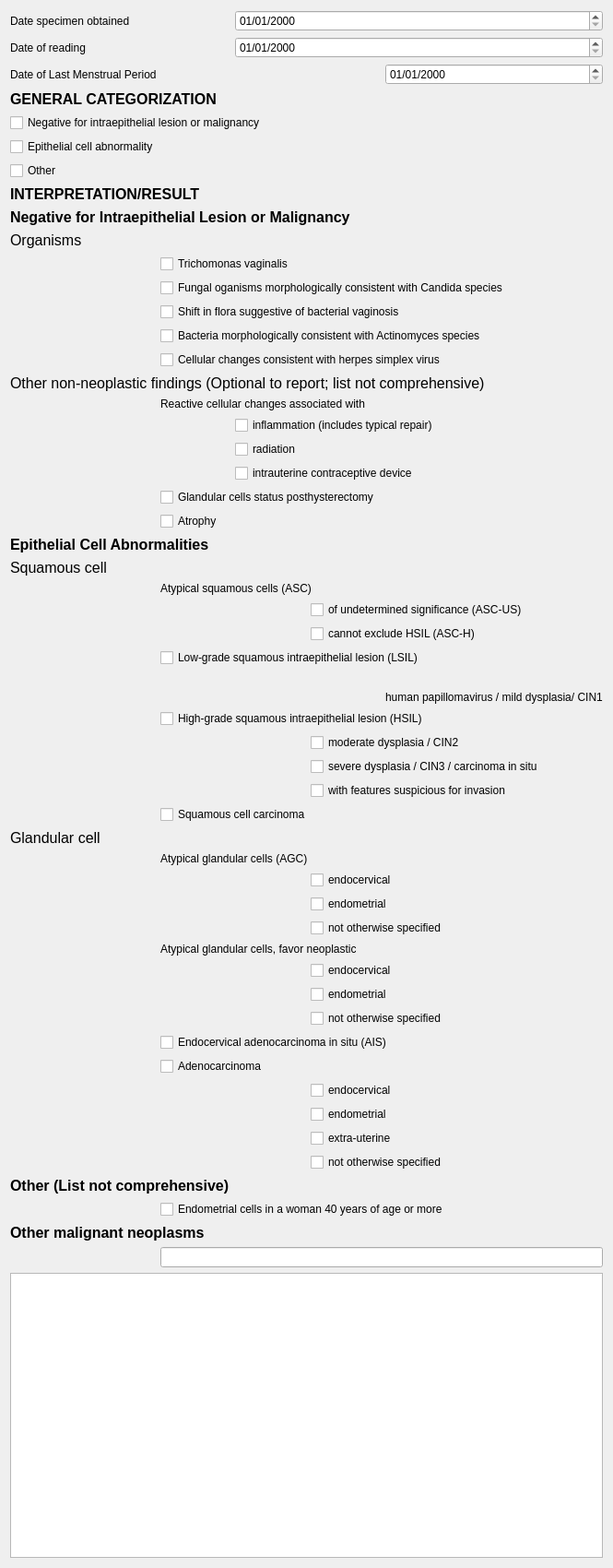
<?xml version="1.0" encoding="UTF-8"?>
<ui version="4.0">
 <class>Form</class>
 <widget class="QWidget" name="Form">
  <property name="geometry">
   <rect>
    <x>0</x>
    <y>0</y>
    <width>665</width>
    <height>1700</height>
   </rect>
  </property>
  <property name="windowTitle">
   <string>Form</string>
  </property>
  <layout class="QGridLayout" name="gridLayout">
   <item row="0" column="0" colspan="3">
    <widget class="QLabel" name="dateSpecimenLabel">
     <property name="text">
      <string>Date specimen obtained</string>
     </property>
    </widget>
   </item>
   <item row="0" column="3" colspan="3">
    <widget class="QDateEdit" name="specimenDateEdit">
     <property name="displayFormat">
      <string>dd/MM/yyyy</string>
     </property>
    </widget>
   </item>
   <item row="1" column="0" colspan="2">
    <widget class="QLabel" name="dateReadingLabel">
     <property name="text">
      <string>Date of reading</string>
     </property>
    </widget>
   </item>
   <item row="1" column="3" colspan="3">
    <widget class="QDateEdit" name="readingDateEdit">
     <property name="displayFormat">
      <string>dd/MM/yyyy</string>
     </property>
    </widget>
   </item>
   <item row="2" column="0" colspan="4">
    <widget class="QLabel" name="dateLmpLabel">
     <property name="text">
      <string>Date of Last Menstrual Period</string>
     </property>
    </widget>
   </item>
   <item row="2" column="5">
    <widget class="QDateEdit" name="lmpDateEdit">
     <property name="displayFormat">
      <string>dd/MM/yyyy</string>
     </property>
    </widget>
   </item>
   <item row="3" column="0" colspan="6">
    <widget class="QLabel" name="generalCategorizationLabel">
     <property name="font">
      <font>
       <pointsize>12</pointsize>
       <weight>75</weight>
       <bold>true</bold>
      </font>
     </property>
     <property name="text">
      <string>GENERAL CATEGORIZATION</string>
     </property>
    </widget>
   </item>
   <item row="4" column="0" colspan="6">
    <widget class="QCheckBox" name="negativeIntraepithelialLesionMalignancyCheckBox">
     <property name="text">
      <string>Negative for intraepithelial lesion or malignancy</string>
     </property>
    </widget>
   </item>
   <item row="5" column="0" colspan="6">
    <widget class="QCheckBox" name="epithelialCellAbnormalityCheckBox">
     <property name="text">
      <string>Epithelial cell abnormality</string>
     </property>
    </widget>
   </item>
   <item row="6" column="0">
    <widget class="QCheckBox" name="generalCategorizationOtherCheckBox">
     <property name="text">
      <string>Other</string>
     </property>
    </widget>
   </item>
   <item row="7" column="0" colspan="6">
    <widget class="QLabel" name="interpretationLabel">
     <property name="font">
      <font>
       <pointsize>12</pointsize>
       <weight>75</weight>
       <bold>true</bold>
      </font>
     </property>
     <property name="text">
      <string>INTERPRETATION/RESULT</string>
     </property>
    </widget>
   </item>
   <item row="8" column="0" colspan="6">
    <widget class="QLabel" name="negativeIntraepithelialLesionMalignancyLabel">
     <property name="font">
      <font>
       <pointsize>12</pointsize>
       <weight>75</weight>
       <bold>true</bold>
      </font>
     </property>
     <property name="text">
      <string>Negative for Intraepithelial Lesion or Malignancy</string>
     </property>
    </widget>
   </item>
   <item row="9" column="0" colspan="3">
    <widget class="QLabel" name="organismsLabel">
     <property name="font">
      <font>
       <pointsize>12</pointsize>
      </font>
     </property>
     <property name="text">
      <string>Organisms</string>
     </property>
    </widget>
   </item>
   <item row="10" column="2" colspan="4">
    <widget class="QCheckBox" name="trichomonasVaginalisCheckBox">
     <property name="text">
      <string>Trichomonas vaginalis</string>
     </property>
    </widget>
   </item>
   <item row="11" column="2" colspan="4">
    <widget class="QCheckBox" name="candidaCheckBox">
     <property name="text">
      <string>Fungal oganisms morphologically consistent with Candida species</string>
     </property>
    </widget>
   </item>
   <item row="12" column="2" colspan="4">
    <widget class="QCheckBox" name="vaginosisCheckBox">
     <property name="text">
      <string>Shift in flora suggestive of bacterial vaginosis</string>
     </property>
    </widget>
   </item>
   <item row="13" column="2" colspan="4">
    <widget class="QCheckBox" name="actinomycesCheckBox">
     <property name="text">
      <string>Bacteria morphologically consistent with Actinomyces species</string>
     </property>
    </widget>
   </item>
   <item row="14" column="2" colspan="4">
    <widget class="QCheckBox" name="hsvCheckBox">
     <property name="text">
      <string>Cellular changes consistent with herpes simplex virus</string>
     </property>
    </widget>
   </item>
   <item row="15" column="0" colspan="6">
    <widget class="QLabel" name="otherNonNeoplasticFindingsLabel">
     <property name="font">
      <font>
       <pointsize>12</pointsize>
      </font>
     </property>
     <property name="text">
      <string>Other non-neoplastic findings (Optional to report; list not comprehensive)</string>
     </property>
    </widget>
   </item>
   <item row="16" column="2" colspan="4">
    <widget class="QLabel" name="reactiveCellularChangesLabel">
     <property name="text">
      <string>Reactive cellular changes associated with</string>
     </property>
    </widget>
   </item>
   <item row="17" column="3" colspan="3">
    <widget class="QCheckBox" name="inflammationCheckBox">
     <property name="text">
      <string>inflammation (includes typical repair)</string>
     </property>
    </widget>
   </item>
   <item row="18" column="3" colspan="3">
    <widget class="QCheckBox" name="radiationCheckBox">
     <property name="text">
      <string>radiation</string>
     </property>
    </widget>
   </item>
   <item row="19" column="3" colspan="3">
    <widget class="QCheckBox" name="IudCheckBox">
     <property name="text">
      <string>intrauterine contraceptive device</string>
     </property>
    </widget>
   </item>
   <item row="20" column="2" colspan="4">
    <widget class="QCheckBox" name="posthysterectomyCheckBox">
     <property name="text">
      <string>Glandular cells status posthysterectomy</string>
     </property>
    </widget>
   </item>
   <item row="21" column="2" colspan="4">
    <widget class="QCheckBox" name="atrophyCheckBox">
     <property name="text">
      <string>Atrophy</string>
     </property>
    </widget>
   </item>
   <item row="22" column="0" colspan="6">
    <widget class="QLabel" name="epithelialCellAbnormalitiesLabel">
     <property name="font">
      <font>
       <pointsize>12</pointsize>
       <weight>75</weight>
       <bold>true</bold>
      </font>
     </property>
     <property name="text">
      <string>Epithelial Cell Abnormalities</string>
     </property>
    </widget>
   </item>
   <item row="23" column="0" colspan="4">
    <widget class="QLabel" name="squamousCellLabel">
     <property name="font">
      <font>
       <pointsize>12</pointsize>
      </font>
     </property>
     <property name="text">
      <string>Squamous cell</string>
     </property>
    </widget>
   </item>
   <item row="24" column="2" colspan="4">
    <widget class="QLabel" name="ascLabel">
     <property name="text">
      <string>Atypical squamous cells (ASC)</string>
     </property>
    </widget>
   </item>
   <item row="25" column="4" colspan="2">
    <widget class="QCheckBox" name="ascUsCheckBox">
     <property name="text">
      <string>of undetermined significance (ASC-US)</string>
     </property>
    </widget>
   </item>
   <item row="26" column="4" colspan="2">
    <widget class="QCheckBox" name="ascHCheckBox">
     <property name="text">
      <string>cannot exclude HSIL (ASC-H)</string>
     </property>
    </widget>
   </item>
   <item row="27" column="2" colspan="4">
    <widget class="QCheckBox" name="lsilCheckBox">
     <property name="text">
      <string>Low-grade squamous intraepithelial lesion (LSIL)</string>
     </property>
    </widget>
   </item>
   <item row="28" column="1" colspan="5">
    <widget class="QLabel" name="label_13">
     <property name="text">
      <string/>
     </property>
    </widget>
   </item>
   <item row="29" column="5">
    <widget class="QLabel" name="hpvMildCin1Label">
     <property name="text">
      <string>human papillomavirus / mild dysplasia/ CIN1</string>
     </property>
    </widget>
   </item>
   <item row="30" column="2" colspan="4">
    <widget class="QCheckBox" name="hsilCheckBox">
     <property name="text">
      <string>High-grade squamous intraepithelial lesion (HSIL)</string>
     </property>
    </widget>
   </item>
   <item row="31" column="4" colspan="2">
    <widget class="QCheckBox" name="cin2CheckBox">
     <property name="text">
      <string>moderate dysplasia / CIN2</string>
     </property>
    </widget>
   </item>
   <item row="32" column="4" colspan="2">
    <widget class="QCheckBox" name="cin3CheckBox">
     <property name="text">
      <string>severe dysplasia / CIN3 / carcinoma in situ</string>
     </property>
    </widget>
   </item>
   <item row="33" column="4" colspan="2">
    <widget class="QCheckBox" name="invasionCheckBox">
     <property name="text">
      <string>with features suspicious for invasion</string>
     </property>
    </widget>
   </item>
   <item row="34" column="2" colspan="4">
    <widget class="QCheckBox" name="squamousCellCarcinomaCheckBox">
     <property name="text">
      <string>Squamous cell carcinoma</string>
     </property>
    </widget>
   </item>
   <item row="35" column="0" colspan="5">
    <widget class="QLabel" name="glandularCellLabel">
     <property name="font">
      <font>
       <pointsize>12</pointsize>
      </font>
     </property>
     <property name="text">
      <string>Glandular cell</string>
     </property>
    </widget>
   </item>
   <item row="36" column="2" colspan="4">
    <widget class="QLabel" name="atypicalGlandularCellLabel">
     <property name="text">
      <string>Atypical glandular cells (AGC)</string>
     </property>
    </widget>
   </item>
   <item row="37" column="4" colspan="2">
    <widget class="QCheckBox" name="agcEndocervicalCheckBox">
     <property name="text">
      <string>endocervical</string>
     </property>
    </widget>
   </item>
   <item row="38" column="4" colspan="2">
    <widget class="QCheckBox" name="agcEndometrialCheckBox">
     <property name="text">
      <string>endometrial</string>
     </property>
    </widget>
   </item>
   <item row="39" column="4" colspan="2">
    <widget class="QCheckBox" name="agcNosCheckBox">
     <property name="text">
      <string>not otherwise specified</string>
     </property>
    </widget>
   </item>
   <item row="40" column="2" colspan="4">
    <widget class="QLabel" name="atypicalGlandularCellFavorNeoplasticLabel">
     <property name="text">
      <string>Atypical glandular cells, favor neoplastic</string>
     </property>
    </widget>
   </item>
   <item row="41" column="4" colspan="2">
    <widget class="QCheckBox" name="agcNeoEndocervicalCheckBox">
     <property name="text">
      <string>endocervical</string>
     </property>
    </widget>
   </item>
   <item row="42" column="4" colspan="2">
    <widget class="QCheckBox" name="agcNeoEndometrialCheckBox">
     <property name="text">
      <string>endometrial</string>
     </property>
    </widget>
   </item>
   <item row="43" column="4" colspan="2">
    <widget class="QCheckBox" name="agcNeoNosCheckBox">
     <property name="text">
      <string>not otherwise specified</string>
     </property>
    </widget>
   </item>
   <item row="44" column="2" colspan="4">
    <widget class="QCheckBox" name="aisCheckBox">
     <property name="text">
      <string>Endocervical adenocarcinoma in situ (AIS)</string>
     </property>
    </widget>
   </item>
   <item row="45" column="2" colspan="4">
    <widget class="QCheckBox" name="adenocarcinomaCheckBox">
     <property name="text">
      <string>Adenocarcinoma</string>
     </property>
    </widget>
   </item>
   <item row="46" column="4" colspan="2">
    <widget class="QCheckBox" name="adenocarcinomaEndocervicalCheckBox">
     <property name="text">
      <string>endocervical</string>
     </property>
    </widget>
   </item>
   <item row="47" column="4" colspan="2">
    <widget class="QCheckBox" name="adenocarcinomaEndometrialCheckBox">
     <property name="text">
      <string>endometrial</string>
     </property>
    </widget>
   </item>
   <item row="48" column="4" colspan="2">
    <widget class="QCheckBox" name="adenocarcinomaExtraUterineCheckBox">
     <property name="text">
      <string>extra-uterine</string>
     </property>
    </widget>
   </item>
   <item row="49" column="4" colspan="2">
    <widget class="QCheckBox" name="adenocarcinomaNosCheckBox">
     <property name="text">
      <string>not otherwise specified</string>
     </property>
    </widget>
   </item>
   <item row="50" column="0" colspan="6">
    <widget class="QLabel" name="otherLabel">
     <property name="font">
      <font>
       <pointsize>12</pointsize>
       <weight>75</weight>
       <bold>true</bold>
      </font>
     </property>
     <property name="text">
      <string>Other (List not comprehensive)</string>
     </property>
    </widget>
   </item>
   <item row="51" column="2" colspan="4">
    <widget class="QCheckBox" name="endometrialCellAge40CheckBox">
     <property name="text">
      <string>Endometrial cells in a woman 40 years of age or more</string>
     </property>
    </widget>
   </item>
   <item row="52" column="0" colspan="6">
    <widget class="QLabel" name="otherMalignantNeoplasmsLabel">
     <property name="font">
      <font>
       <pointsize>12</pointsize>
       <weight>75</weight>
       <bold>true</bold>
      </font>
     </property>
     <property name="text">
      <string>Other malignant neoplasms</string>
     </property>
    </widget>
   </item>
   <item row="53" column="2" colspan="4">
    <widget class="QLineEdit" name="otherMalignantNeoplasmsLineEdit"/>
   </item>
   <item row="54" column="0" colspan="6">
    <widget class="QTextEdit" name="commentTextEdit"/>
   </item>
  </layout>
 </widget>
 <resources/>
 <connections/>
</ui>
